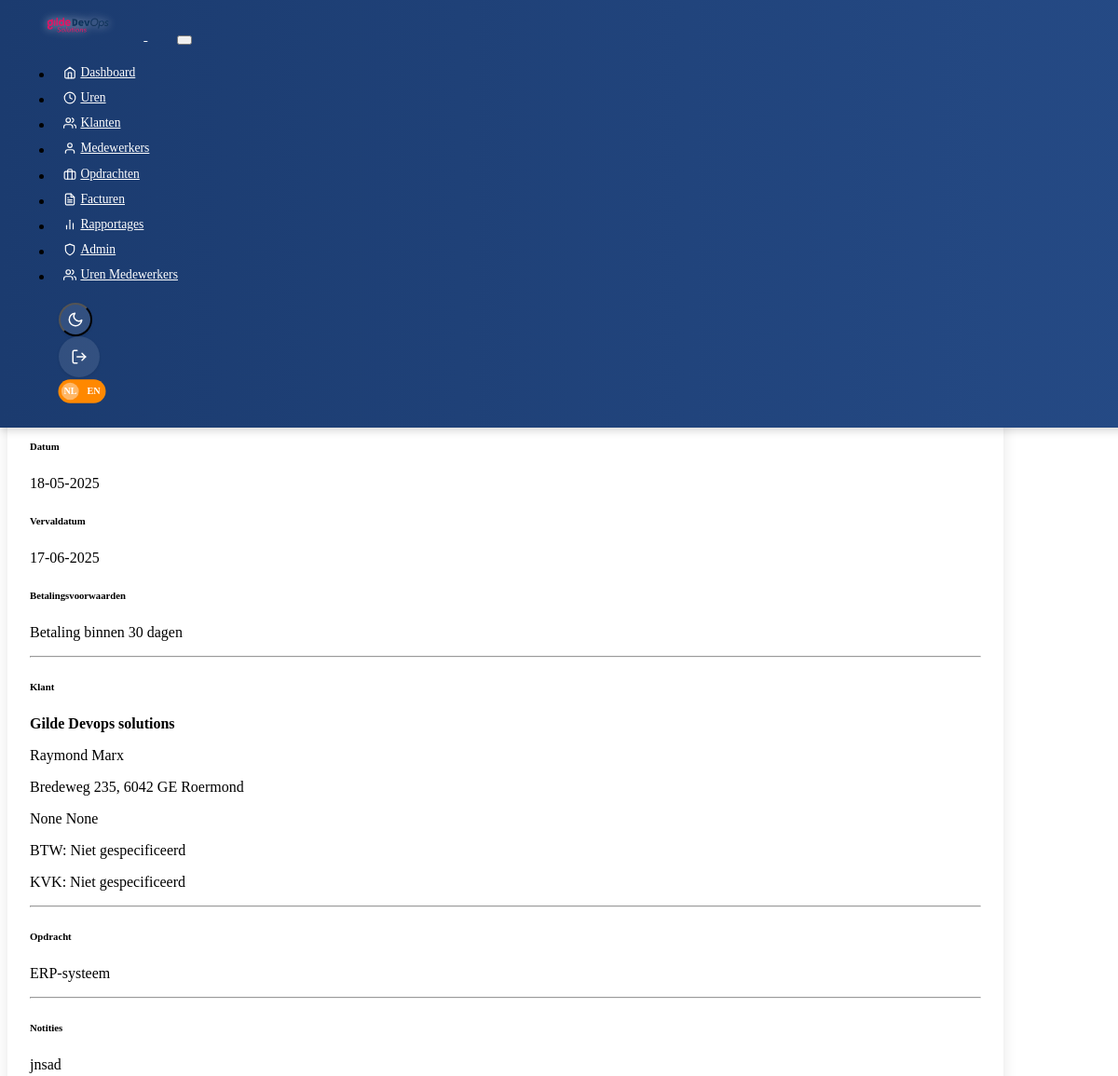
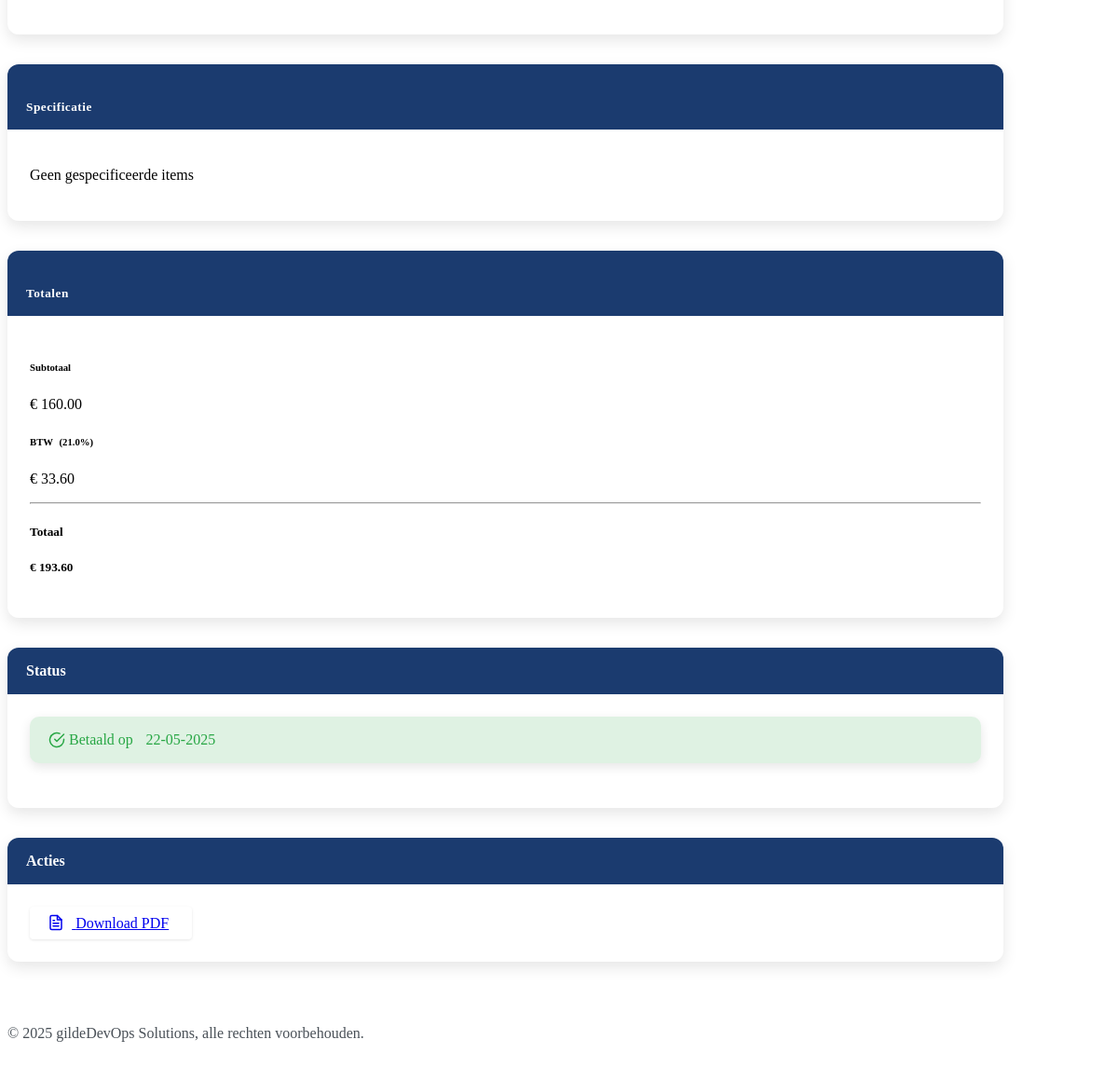
Screenshot of /factuur/1 (signed in) with the database file from the repository (2 pictures, top to bottom).
### models.py (models this page shows, shortened)
class Factuur(db.Model):
    __tablename__ = 'factuur'
    id = db.Column(db.Integer, primary_key=True)
    factuur_nummer = db.Column(db.String(50), unique=True, nullable=False)
    klant_id = db.Column(db.Integer, db.ForeignKey('klant.id', ondelete='CASCADE'), nullable=False)
    opdracht_id = db.Column(db.Integer, db.ForeignKey('opdracht.id'), nullable=True)  # Optional link to assignment
    datum = db.Column(db.Date, nullable=False, default=datetime.utcnow)
    vervaldatum = db.Column(db.Date, nullable=False)  # Due date
    btw_percentage = db.Column(db.Float, default=21.0)  # VAT percentage
    subtotaal = db.Column(db.Float, nullable=False)  # Subtotal before VAT
    btw_bedrag = db.Column(db.Float, nullable=False)  # VAT amount
    totaal = db.Column(db.Float, nullable=False)  # Total including VAT
    betaald = db.Column(db.Boolean, default=False)  # Payment status
    betaaldatum = db.Column(db.Date, nullable=True)  # Date of payment
    betalingsvoorwaarden = db.Column(db.String(500), default='Betaling binnen 30 dagen')  # Payment terms
    notities = db.Column(db.Text, nullable=True)  # Additional notes
    creator_id = db.Column(db.Integer, db.ForeignKey('user.id'), nullable=False)  # User who created the invoice
    created_at = db.Column(db.DateTime, default=datetime.utcnow)  # Creation timestamp
    updated_at = db.Column(db.DateTime, default=datetime.utcnow, onupdate=datetime.utcnow)  # Last update
    werkzaamheden = db.relationship('Werkzaamheid', backref='factuur', lazy=True)  # Activities included in invoice
    time_entries = db.relationship('TimeEntry', backref='factuur', lazy=True)  # Time entries included in invoice
    __table_args__ = (
        Index('idx_factuur_nummer', 'factuur_nummer'),
        Index('idx_factuur_klant', 'klant_id'),
        Index('idx_factuur_datum', 'datum'),
        Index('idx_factuur_betaald', 'betaald'),
    )

class Klant(db.Model):
    __tablename__ = 'klant'
    id = db.Column(db.Integer, primary_key=True)
    bedrijfsnaam = db.Column(db.String(100), nullable=False)
    voornaam = db.Column(db.String(50), nullable=False)
    tussenvoegsel = db.Column(db.String(20))
    achternaam = db.Column(db.String(50), nullable=False)
    functie = db.Column(db.String(100))
    email = db.Column(db.String(120), unique=True, nullable=False)
    telefoonnummer = db.Column(db.String(20))
    adres = db.Column(db.String(200))
    postcode = db.Column(db.String(10))
    plaats = db.Column(db.String(100))
    land = db.Column(db.String(100), default='Nederland')
    btw_nummer = db.Column(db.String(50))
    kvk_nummer = db.Column(db.String(50))
    status = db.Column(db.String(50), default='actief')  # actief, inactief, prospect
    created_at = db.Column(db.DateTime, default=datetime.utcnow)
    opdrachten = db.relationship('Opdracht', backref='klant', lazy=True)
    facturen = db.relationship('Factuur', backref='klant', lazy=True)
    __table_args__ = (
        Index('idx_klant_email', 'email'),
        Index('idx_klant_naam', 'bedrijfsnaam', 'achternaam'),
        Index('idx_klant_status', 'status'),
    )
    def get_fullname(self):
        if self.tussenvoegsel:
            return f"{self.voornaam} {self.tussenvoegsel} {self.achternaam}"
        return f"{self.voornaam} {self.achternaam}"

class Opdracht(db.Model):
    __tablename__ = 'opdracht'
    id = db.Column(db.Integer, primary_key=True)
    klant_id = db.Column(db.Integer, db.ForeignKey('klant.id', ondelete='CASCADE'), nullable=False)
    titel = db.Column(db.String(200), nullable=False)
    omschrijving = db.Column(db.Text)
    aanvraagdatum = db.Column(db.Date, nullable=False, default=datetime.utcnow)
    benodigde_kennis = db.Column(db.String(500))
    deadline = db.Column(db.Date, nullable=True)
    status = db.Column(db.String(50), default='open')  # open, in-progress, completed, cancelled
    uurtarief = db.Column(db.Float, nullable=True)  # Hourly rate for this assignment
    created_at = db.Column(db.DateTime, default=datetime.utcnow)
    werkzaamheden = db.relationship('Werkzaamheid', backref='opdracht', lazy=True)
    facturen = db.relationship('Factuur', backref='opdracht', lazy=True)
    time_entries = db.relationship('TimeEntry', backref='opdracht', lazy=True)  # Link to time entries
    check_ins = db.relationship('CheckIn', backref='opdracht', lazy=True)  # Link to check-ins
    __table_args__ = (
        Index('idx_opdracht_klant', 'klant_id'),
        Index('idx_opdracht_datum', 'aanvraagdatum'),
        Index('idx_opdracht_status', 'status'),
    )

### routes_invoices.py (the view)
@app.route('/factuur/<int:factuur_id>')
@login_required
@view_all_required
def bekijk_factuur(factuur_id):
    factuur = Factuur.query.get_or_404(factuur_id)
    today = datetime.now().date()
    return render_template('factuur_detail.html', factuur=factuur, today=today)

### templates/factuur_detail.html (shortened to what this page needs)
{% extends "base.html" %}
{% block content %}
<h6><i>/!\⚠️ Alleen in het Nederlands, geen Engels beschikbaar! Only in Dutch, no English available! Click "Terug" to go back!</i></h6>
<br>
<div class="container">
    <div class="d-flex justify-content-between align-items-center mb-4">
        <h1>
            <i data-feather="file-text" class="feather-lg me-2"></i>
            <span data-translate="Factuur">Factuur</span> {{ factuur.factuur_nummer }}
        </h1>
        <div class="btn-group">
            <a href="{{ url_for('facturen') }}" class="btn btn-outline-secondary">
            </a>
            <a href="{{ url_for('factuur_pdf', factuur_id=factuur.id) }}" class="btn btn-outline-danger" target="_blank">
                <i data-feather="file-text" class="feather-sm"></i> <span data-translate="PDF">PDF</span>
            </a>
        </div>
    </div>
    <div class="row">
        <div class="col-md-8">
            <div class="card shadow mb-4">
                <div class="card-header bg-dark text-white">
                    <h5 class="mb-0"><span data-translate="Factuurgegevens">Factuurgegevens</span></h5>
                </div>
                <div class="card-body">
                    <div class="row mb-3">
                        <div class="col-md-6">
                            <h6><span data-translate="Factuurnummer">Factuurnummer</span></h6>
                            <p class="text-muted">{{ factuur.factuur_nummer }}</p>
                        </div>
                        <div class="col-md-6">
                            <h6><span data-translate="Datum">Datum</span></h6>
                            <p class="text-muted">{{ factuur.datum.strftime('%d-%m-%Y') }}</p>
                        </div>
                    </div>
                    <div class="row mb-3">
                        <div class="col-md-6">
                            <h6><span data-translate="Vervaldatum">Vervaldatum</span></h6>
                            <p class="text-muted">{{ factuur.vervaldatum.strftime('%d-%m-%Y') }}</p>
                        </div>
                        <div class="col-md-6">
                            <h6><span data-translate="Betalingsvoorwaarden">Betalingsvoorwaarden</span></h6>
                            <p class="text-muted">{{ factuur.betalingsvoorwaarden }}</p>
                        </div>
                    </div>
                    <hr>
                    <div class="row mb-3">
                        <div class="col-md-12">
                            <h6><span data-translate="Klant">Klant</span></h6>
                            <p class="mb-1"><strong>{{ factuur.klant.bedrijfsnaam }}</strong></p>
                            <p class="mb-1">{{ factuur.klant.get_fullname() }}</p>
                            <p class="mb-1">{{ factuur.klant.adres }}</p>
                            <p class="mb-1">{{ factuur.klant.postcode }} {{ factuur.klant.plaats }}</p>
                            <p class="mb-0">BTW: {{ factuur.klant.btw_nummer or 'Niet gespecificeerd' }}</p>
                            <p class="mb-0">KVK: {{ factuur.klant.kvk_nummer or 'Niet gespecificeerd' }}</p>
                        </div>
                    </div>
                    {% if factuur.opdracht %}
                    <hr>
                    <div class="row mb-3">
                        <div class="col-md-12">
                            <h6><span data-translate="Opdracht">Opdracht</span></h6>
                            <p class="text-muted">{{ factuur.opdracht.titel }}</p>
                        </div>
                    </div>
                    {% endif %}
                    {% if factuur.notities %}
                    <hr>
                    <div class="row mb-3">
                        <div class="col-md-12">
                            <h6><span data-translate="Notities">Notities</span></h6>
                            <p class="text-muted">{{ factuur.notities }}</p>
                        </div>
                    </div>
                    {% endif %}
                </div>
            </div>
            <div class="card shadow mb-4">
                <div class="card-header bg-dark text-white">
                    <h5 class="mb-0"><span data-translate="Specificatie">Specificatie</span></h5>
                </div>
                <div class="card-body p-0">
                    {% if factuur.werkzaamheden or factuur.time_entries %}
                    <div class="table-responsive">
                        <table class="table table-striped table-hover mb-0">
                            <thead class="table-light">
                                <tr>
                                    <th><span data-translate="Omschrijving">Omschrijving</span></th>
                                    <th><span data-translate="Datum">Datum</span></th>
                                    <th class="text-end"><span data-translate="Uren">Uren</span></th>
                                    <th class="text-end"><span data-translate="Tarief">Tarief</span></th>
                                    <th class="text-end"><span data-translate="Bedrag">Bedrag</span></th>
                                </tr>
                            </thead>
                            <tbody>
                                {% for werkzaamheid in factuur.werkzaamheden %}
                                <tr>
                                    <td>{{ werkzaamheid.omschrijving }}</td>
                                    <td>{{ werkzaamheid.datum.strftime('%d-%m-%Y') }}</td>
                                    <td class="text-end">{{ "%.2f"|format(werkzaamheid.aantal_uren) }}</td>
                                    <td class="text-end">
                                        {% if werkzaamheid.uurtarief_override %}
                                        € {{ "%.2f"|format(werkzaamheid.uurtarief_override) }}
                                        {% elif werkzaamheid.opdracht.uurtarief %}
                                        € {{ "%.2f"|format(werkzaamheid.opdracht.uurtarief) }}
                                        {% else %}
                                        € --,--
                                        {% endif %}
                                    </td>
                                    <td class="text-end">
                                        {% if werkzaamheid.uurtarief_override %}
                                        € {{ "%.2f"|format(werkzaamheid.aantal_uren * werkzaamheid.uurtarief_override) }}
                                        {% elif werkzaamheid.opdracht.uurtarief %}
                                        € {{ "%.2f"|format(werkzaamheid.aantal_uren * werkzaamheid.opdracht.uurtarief) }}
                                        {% else %}
                                        € --,--
                                        {% endif %}
                                    </td>
                                </tr>
                                {% endfor %}
                                {% for entry in factuur.time_entries %}
                                <tr>
                                    <td>{{ entry.description }} ({{ entry.project }})</td>
                                    <td>{{ entry.date.strftime('%d-%m-%Y') }}</td>
                                    <td class="text-end">{{ "%.2f"|format(entry.hours) }}</td>
                                    <td class="text-end">
                                        {% if entry.hourly_rate %}
                                        € {{ "%.2f"|format(entry.hourly_rate) }}
                                        {% else %}
                                        € --,--
                                        {% endif %}
                                    </td>
                                    <td class="text-end">
                                        {% if entry.hourly_rate %}
                                        € {{ "%.2f"|format(entry.hours * entry.hourly_rate) }}
                                        {% else %}
                                        € --,--
                                        {% endif %}
                                    </td>
                                </tr>
                                {% endfor %}
                            </tbody>
                        </table>
                    </div>
                    {% else %}
                    <div class="text-center py-4">
                        <p class="mb-0 text-muted"><span data-translate="Geen gespecificeerde items">Geen gespecificeerde items</span></p>
                    </div>
                    {% endif %}
                </div>
            </div>
        </div>
        <div class="col-md-4">
            <div class="card shadow mb-4">
                <div class="card-header bg-dark text-white">
                    <h5 class="mb-0"><span data-translate="Totalen">Totalen</span></h5>
                </div>
                <div class="card-body">
                    <div class="d-flex justify-content-between mb-2">
                        <h6><span data-translate="Subtotaal">Subtotaal</span></h6>
                        <p class="mb-0">€ {{ "%.2f"|format(factuur.subtotaal) }}</p>
                    </div>
                    <div class="d-flex justify-content-between mb-2">
                        <h6><span data-translate="BTW">BTW</span> ({{ "%.1f"|format(factuur.btw_percentage) }}%)</h6>
                        <p class="mb-0">€ {{ "%.2f"|format(factuur.btw_bedrag) }}</p>
                    </div>
                    <hr>
                    <div class="d-flex justify-content-between">
                        <h5><span data-translate="Totaal">Totaal</span></h5>
                        <h5>€ {{ "%.2f"|format(factuur.totaal) }}</h5>
                    </div>
                </div>
            </div>
            <div class="card shadow mb-4">
                <div class="card-header bg-dark text-white">
                </div>
                <div class="card-body">
                    <div class="mb-3">
                        {% if factuur.betaald %}
                        <div class="alert alert-success">
                            <i data-feather="check-circle" class="feather-sm me-2"></i>
                            <span data-translate="Betaald op">Betaald op</span>&nbsp;
                            {% if factuur.betaaldatum %}
                                {{ factuur.betaaldatum.strftime('%d-%m-%Y') }}
                            {% else %}
                                <span data-translate="Datum onbekend">Datum onbekend</span>
                            {% endif %}
                        </div>
                        {% endif %}
                    </div>
                </div>
            </div>
            <div class="card shadow mb-4">
                <div class="card-header bg-dark text-white">
                </div>
                <div class="card-body">
                    <a href="{{ url_for('factuur_pdf', factuur_id=factuur.id) }}" class="btn btn-outline-danger w-100 mb-2" target="_blank">
                        <i data-feather="file-text" class="feather-sm me-2"></i>
                        <span data-translate="Download PDF">Download PDF</span>
                    </a>
                </div>
            </div>
        </div>
    </div>
</div>
{% endblock %}

### rows the page displays
Factuur: datum "18-05-2025", vervaldatum "17-06-2025", betalingsvoorwaarden "Betaling binnen 30 dagen", notities "jnsad", subtotaal "160.00", btw_percentage "21.0", btw_bedrag "33.60", totaal "193.60", betaaldatum "22-05-2025"
Klant: klant.bedrijfsnaam "Gilde Devops solutions", klant.get_fullname "Raymond Marx", klant.adres "Bredeweg 235, 6042 GE Roermond", klant.postcode "None", klant.plaats "None", klant "Niet gespecificeerd"
Opdracht: opdracht.titel "ERP-systeem"
